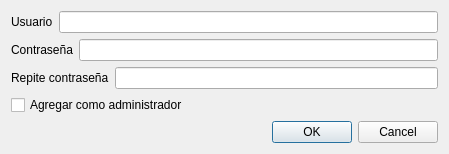
<?xml version="1.0" encoding="UTF-8"?>
<ui version="4.0">
 <class>RegistrarAdminDialog</class>
 <widget class="QDialog" name="RegistrarAdminDialog">
  <property name="geometry">
   <rect>
    <x>0</x>
    <y>0</y>
    <width>449</width>
    <height>148</height>
   </rect>
  </property>
  <property name="windowTitle">
   <string>Dialog</string>
  </property>
  <layout class="QVBoxLayout" name="verticalLayout">
   <item>
    <layout class="QHBoxLayout" name="horizontalLayout">
     <item>
      <widget class="QLabel" name="label">
       <property name="text">
        <string>Usuario</string>
       </property>
      </widget>
     </item>
     <item>
      <widget class="QLineEdit" name="usuarioLineEdit"/>
     </item>
    </layout>
   </item>
   <item>
    <layout class="QHBoxLayout" name="horizontalLayout_2">
     <item>
      <widget class="QLabel" name="label_2">
       <property name="text">
        <string>Contraseña</string>
       </property>
      </widget>
     </item>
     <item>
      <widget class="QLineEdit" name="contrasenyaLineEdit"/>
     </item>
    </layout>
   </item>
   <item>
    <layout class="QHBoxLayout" name="horizontalLayout_3">
     <item>
      <widget class="QLabel" name="label_3">
       <property name="text">
        <string>Repite contraseña</string>
       </property>
      </widget>
     </item>
     <item>
      <widget class="QLineEdit" name="repiteContrasenyaLineEdit"/>
     </item>
    </layout>
   </item>
   <item>
    <widget class="QCheckBox" name="adminCheckBox">
     <property name="text">
      <string>Agregar como administrador</string>
     </property>
    </widget>
   </item>
   <item>
    <widget class="QDialogButtonBox" name="buttonBox">
     <property name="standardButtons">
      <set>QDialogButtonBox::Cancel|QDialogButtonBox::Ok</set>
     </property>
    </widget>
   </item>
  </layout>
 </widget>
 <resources/>
 <connections/>
</ui>
